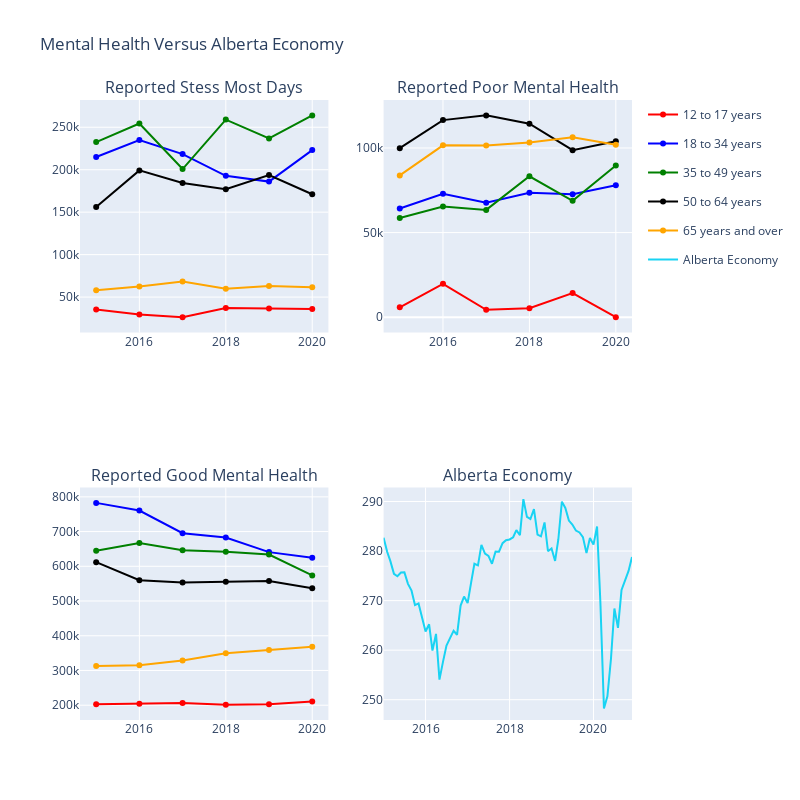

Here is the notebook cell this chart was saved with:
### Markdown cell above
It is noted that within the general trend, or overall mean activity index for each year, starts with a dip in 2015 following the collapse of oil and gas. however, the econonmy recovered in later years, but saw gradual decline between 2018 and 2019, with a large dip in 2020 following the covid-19 pandemic.

To compare these trends to those of general mental health trends, a 2x2 grid of line graphs will be created to represent overall trends in mental health and the economy. Specifically used to showcase mental health trends are 'Perceived life stress,' 'Perceived health,' and 'Perceived mental health.' These will be used in conjunction with the Alberta Acitivity Index provded above.

### Code cell
stress = reportedMH_agg[reportedMH_agg['Indicators'] == 'Perceived life stress, most days quite a bit or extremely stressful']
poor = reportedMH_agg[reportedMH_agg['Indicators'] == 'Perceived health, fair or poor']
good = reportedMH_agg[reportedMH_agg['Indicators'] == 'Perceived mental health, very good or excellent']

Stackedfig = make_subplots(rows=2, cols=2)

def addTraceMH(df = stress, age = '12 to 17 years', r = 1, c = 1, col = 'red', sl=True):
    if sl == True:
        Test.append_trace(go.Scatter(
            x=df[df["Age group"] == age]['REF_DATE'],
            y=df[df["Age group"] == age]['VALUE'],
            name = age, legendgroup=age, marker=dict(color=col)), row=r, col=c)
    else:
        Test.append_trace(go.Scatter(
            x=df[df["Age group"] == age]['REF_DATE'],
            y=df[df["Age group"] == age]['VALUE'],
            name = age, legendgroup=age, marker=dict(color=col), showlegend = False), row=r, col=c)
        
Test = make_subplots(rows=2, cols=2,
                          subplot_titles=("Reported Stess Most Days", 
                                          "Reported Poor Mental Health", 
                                          "Reported Good Mental Health", 
                                          "Alberta Economy"))
# Reported stress "most days quite a bit or extremely"
addTraceMH(df = stress, age = '12 to 17 years', r = 1, c = 1, col = 'red')
addTraceMH(df = stress, age = '18 to 34 years', r = 1, c = 1, col = 'blue')
addTraceMH(df = stress, age = '35 to 49 years', r = 1, c = 1, col = 'green')
addTraceMH(df = stress, age = '50 to 64 years', r = 1, c = 1, col = 'black')
addTraceMH(df = stress, age = '65 years and over', r = 1, c = 1, col = 'orange')

# reported MH fair or poor
addTraceMH(df = poor, age = '12 to 17 years', r = 1, c = 2, col = 'red', sl=False)
addTraceMH(df = poor, age = '18 to 34 years', r = 1, c = 2, col = 'blue', sl=False)
addTraceMH(df = poor, age = '35 to 49 years', r = 1, c = 2, col = 'green', sl=False)
addTraceMH(df = poor, age = '50 to 64 years', r = 1, c = 2, col = 'black', sl=False)
addTraceMH(df = poor, age = '65 years and over', r = 1, c = 2, col = 'orange', sl=False)

# reported MH very good or excellent
addTraceMH(df = good, age = '12 to 17 years', r = 2, c = 1, col = 'red', sl=False)
addTraceMH(df = good, age = '18 to 34 years', r = 2, c = 1, col = 'blue', sl=False)
addTraceMH(df = good, age = '35 to 49 years', r = 2, c = 1, col = 'green', sl=False)
addTraceMH(df = good, age = '50 to 64 years', r = 2, c = 1, col = 'black', sl=False)
addTraceMH(df = good, age = '65 years and over', r = 2, c = 1, col = 'orange', sl=False)


Test.append_trace(go.Scatter(
    x=AA['date'],
    y=AA["AA"],
    name = 'Alberta Economy',
    showlegend = True
), row=2, col=2)

Test.update_layout(height=800, width=800, title_text="Mental Health Versus Alberta Economy")
Test.show()

### Figure 1 — Plotly figure (JSON) as saved in the notebook; plotly's stock layout.template omitted (floating-point values rounded to 4 significant figures)
{"data": [{"legendgroup": "12 to 17 years", "marker": {"color": "red"}, "name": "12 to 17 years", "type": "scatter", "x": [2015, 2016, 2017, 2018, 2019, 2020], "xaxis": "x", "y": [35400, 29500, 26400, 37200, 36700, 36000], "yaxis": "y"}, {"legendgroup": "18 to 34 years", "marker": {"color": "blue"}, "name": "18 to 34 years", "type": "scatter", "x": [2015, 2016, 2017, 2018, 2019, 2020], "xaxis": "x", "y": [215000, 235000, 218400, 192800, 186000, 223100], "yaxis": "y"}, {"legendgroup": "35 to 49 years", "marker": {"color": "green"}, "name": "35 to 49 years", "type": "scatter", "x": [2015, 2016, 2017, 2018, 2019, 2020], "xaxis": "x", "y": [232500, 254400, 200800, 259000, 236900, 264000], "yaxis": "y"}, {"legendgroup": "50 to 64 years", "marker": {"color": "black"}, "name": "50 to 64 years", "type": "scatter", "x": [2015, 2016, 2017, 2018, 2019, 2020], "xaxis": "x", "y": [156100, 199200, 184300, 177000, 193800, 171100], "yaxis": "y"}, {"legendgroup": "65 years and over", "marker": {"color": "orange"}, "name": "65 years and over", "type": "scatter", "x": [2015, 2016, 2017, 2018, 2019, 2020], "xaxis": "x", "y": [58000, 62400, 68400, 59800, 63100, 61600], "yaxis": "y"}, {"legendgroup": "12 to 17 years", "marker": {"color": "red"}, "name": "12 to 17 years", "showlegend": false, "type": "scatter", "x": [2015, 2016, 2017, 2018, 2019, 2020], "xaxis": "x2", "y": [5800, 19700, 4300, 5300, 14200, 0], "yaxis": "y2"}, {"legendgroup": "18 to 34 years", "marker": {"color": "blue"}, "name": "18 to 34 years", "showlegend": false, "type": "scatter", "x": [2015, 2016, 2017, 2018, 2019, 2020], "xaxis": "x2", "y": [64200, 72900, 67600, 73500, 72600, 78000], "yaxis": "y2"}, {"legendgroup": "35 to 49 years", "marker": {"color": "green"}, "name": "35 to 49 years", "showlegend": false, "type": "scatter", "x": [2015, 2016, 2017, 2018, 2019, 2020], "xaxis": "x2", "y": [58600, 65400, 63400, 83300, 68800, 89700], "yaxis": "y2"}, {"legendgroup": "50 to 64 years", "marker": {"color": "black"}, "name": "50 to 64 years", "showlegend": false, "type": "scatter", "x": [2015, 2016, 2017, 2018, 2019, 2020], "xaxis": "x2", "y": [99900, 116500, 119300, 114400, 98700, 104000], "yaxis": "y2"}, {"legendgroup": "65 years and over", "marker": {"color": "orange"}, "name": "65 years and over", "showlegend": false, "type": "scatter", "x": [2015, 2016, 2017, 2018, 2019, 2020], "xaxis": "x2", "y": [83800, 101600, 101500, 103300, 106400, 101900], "yaxis": "y2"}, {"legendgroup": "12 to 17 years", "marker": {"color": "red"}, "name": "12 to 17 years", "showlegend": false, "type": "scatter", "x": [2015, 2016, 2017, 2018, 2019, 2020], "xaxis": "x3", "y": [203000, 204100, 206700, 201700, 202900, 210900], "yaxis": "y3"}, {"legendgroup": "18 to 34 years", "marker": {"color": "blue"}, "name": "18 to 34 years", "showlegend": false, "type": "scatter", "x": [2015, 2016, 2017, 2018, 2019, 2020], "xaxis": "x3", "y": [782600, 760500, 695400, 682700, 640800, 624800], "yaxis": "y3"}, {"legendgroup": "35 to 49 years", "marker": {"color": "green"}, "name": "35 to 49 years", "showlegend": false, "type": "scatter", "x": [2015, 2016, 2017, 2018, 2019, 2020], "xaxis": "x3", "y": [644800, 667200, 646500, 642000, 634000, 573800], "yaxis": "y3"}, {"legendgroup": "50 to 64 years", "marker": {"color": "black"}, "name": "50 to 64 years", "showlegend": false, "type": "scatter", "x": [2015, 2016, 2017, 2018, 2019, 2020], "xaxis": "x3", "y": [612000, 560000, 553300, 555700, 557900, 536800], "yaxis": "y3"}, {"legendgroup": "65 years and over", "marker": {"color": "orange"}, "name": "65 years and over", "showlegend": false, "type": "scatter", "x": [2015, 2016, 2017, 2018, 2019, 2020], "xaxis": "x3", "y": [312600, 315100, 328900, 349500, 359100, 368000], "yaxis": "y3"}, {"name": "Alberta Economy", "showlegend": true, "type": "scatter", "x": ["2015-01-01T00:00:00", "2015-02-01T00:00:00", "2015-03-01T00:00:00", "2015-04-01T00:00:00", "2015-05-01T00:00:00", "2015-06-01T00:00:00", "2015-07-01T00:00:00", "2015-08-01T00:00:00", "2015-09-01T00:00:00", "2015-10-01T00:00:00", "2015-11-01T00:00:00", "2015-12-01T00:00:00", "2016-01-01T00:00:00", "2016-02-01T00:00:00", "2016-03-01T00:00:00", "2016-04-01T00:00:00", "2016-05-01T00:00:00", "2016-06-01T00:00:00", "2016-07-01T00:00:00", "2016-08-01T00:00:00", "2016-09-01T00:00:00", "2016-10-01T00:00:00", "2016-11-01T00:00:00", "2016-12-01T00:00:00", "2017-01-01T00:00:00", "2017-02-01T00:00:00", "2017-03-01T00:00:00", "2017-04-01T00:00:00", "2017-05-01T00:00:00", "2017-06-01T00:00:00", "2017-07-01T00:00:00", "2017-08-01T00:00:00", "2017-09-01T00:00:00", "2017-10-01T00:00:00", "2017-11-01T00:00:00", "2017-12-01T00:00:00", "2018-01-01T00:00:00", "2018-02-01T00:00:00", "2018-03-01T00:00:00", "2018-04-01T00:00:00", "2018-05-01T00:00:00", "2018-06-01T00:00:00", "2018-07-01T00:00:00", "2018-08-01T00:00:00", "2018-09-01T00:00:00", "2018-10-01T00:00:00", "2018-11-01T00:00:00", "2018-12-01T00:00:00", "2019-01-01T00:00:00", "2019-02-01T00:00:00", "2019-03-01T00:00:00", "2019-04-01T00:00:00", "2019-05-01T00:00:00", "2019-06-01T00:00:00", "2019-07-01T00:00:00", "2019-08-01T00:00:00", "2019-09-01T00:00:00", "2019-10-01T00:00:00", "2019-11-01T00:00:00", "2019-12-01T00:00:00", "2020-01-01T00:00:00", "2020-02-01T00:00:00", "2020-03-01T00:00:00", "2020-04-01T00:00:00", "2020-05-01T00:00:00", "2020-06-01T00:00:00", "2020-07-01T00:00:00", "2020-08-01T00:00:00", "2020-09-01T00:00:00", "2020-10-01T00:00:00", "2020-11-01T00:00:00", "2020-12-01T00:00:00"], "xaxis": "x4", "y": [282.7, 279.9, 278.0, 275.4, 274.9, 275.7, 275.7, 273.4, 272.0, 269.1, 269.4, 266.8, 263.8, 265.2, 259.9, 263.3, 254.1, 257.7, 260.9, 262.4, 263.9, 263.1, 269.0, 270.8, 269.5, 273.7, 277.4, 277.1, 281.2, 279.5, 279.0, 277.4, 279.9, 279.9, 281.6, 282.2, 282.3, 282.8, 284.2, 283.2, 290.5, 286.9, 286.5, 288.4, 283.3, 283.0, 285.8, 280.0, 280.5, 278.0, 282.3, 290.0, 288.7, 286.2, 285.3, 284.1, 283.7, 282.8, 279.6, 282.6, 281.3, 284.9, 269.6, 248.3, 250.7, 258.2, 268.4, 264.5, 272.2, 274.1, 276.0, 278.8], "yaxis": "y4"}], "layout": {"annotations": [{"font": {"size": 16}, "showarrow": false, "text": "Reported Stess Most Days", "x": 0.225, "xanchor": "center", "xref": "paper", "y": 1, "yanchor": "bottom", "yref": "paper"}, {"font": {"size": 16}, "showarrow": false, "text": "Reported Poor Mental Health", "x": 0.775, "xanchor": "center", "xref": "paper", "y": 1, "yanchor": "bottom", "yref": "paper"}, {"font": {"size": 16}, "showarrow": false, "text": "Reported Good Mental Health", "x": 0.225, "xanchor": "center", "xref": "paper", "y": 0.375, "yanchor": "bottom", "yref": "paper"}, {"font": {"size": 16}, "showarrow": false, "text": "Alberta Economy", "x": 0.775, "xanchor": "center", "xref": "paper", "y": 0.375, "yanchor": "bottom", "yref": "paper"}], "height": 800, "title": {"text": "Mental Health Versus Alberta Economy"}, "width": 800, "xaxis": {"anchor": "y", "domain": [0, 0.45]}, "xaxis2": {"anchor": "y2", "domain": [0.55, 1]}, "xaxis3": {"anchor": "y3", "domain": [0, 0.45]}, "xaxis4": {"anchor": "y4", "domain": [0.55, 1]}, "yaxis": {"anchor": "x", "domain": [0.625, 1]}, "yaxis2": {"anchor": "x2", "domain": [0.625, 1]}, "yaxis3": {"anchor": "x3", "domain": [0, 0.375]}, "yaxis4": {"anchor": "x4", "domain": [0, 0.375]}}}
